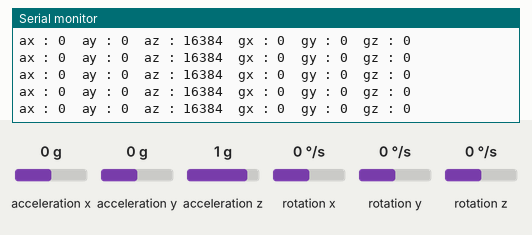
Recording of a sketch running on a simulated Arduino Uno, built with avr-gcc and run on an emulated ATmega328P. Shown: the last lines printed to the serial monitor. The inputs (shaded band) are chosen by the test bench; at power-on: acceleration x 0 g, acceleration y 0 g, acceleration z 1 g, rotation x 0 °/s, rotation y 0 °/s, rotation z 0 °/s.

Above: at 1.2 s.
1.3 s: acceleration x set to 0.8 g
At 2.1 s:
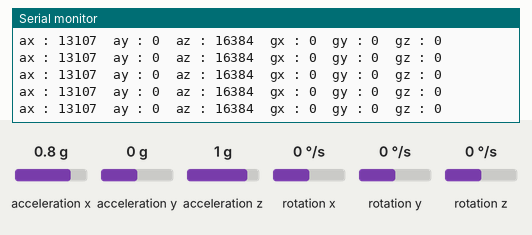
4.3 s: acceleration y set to -1.4 g
At 5.4 s:
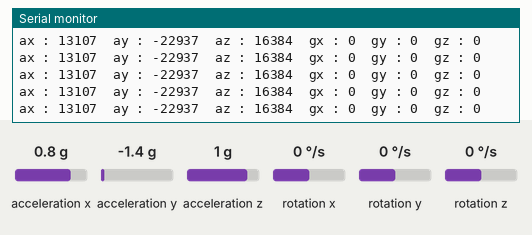
7.3 s: acceleration z set to -1.4 g
At 8.4 s:
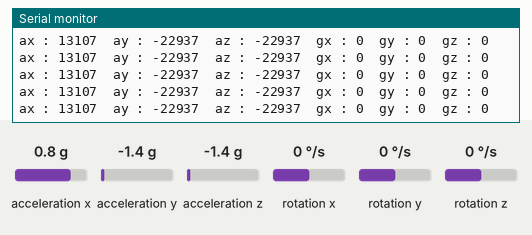
10.3 s: rotation x set to -192 °/s
At 10.9 s:
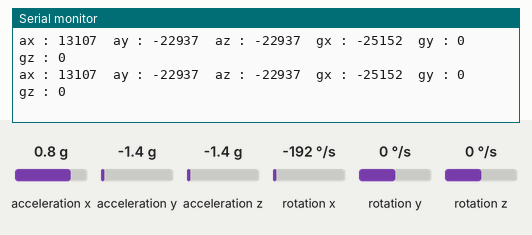
11.8 s: rotation y set to 100 °/s
At 12.5 s:
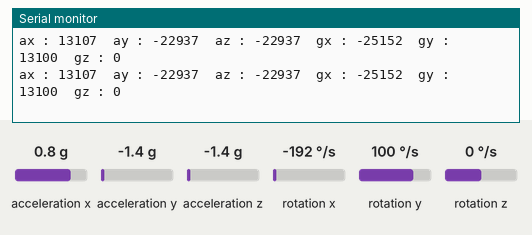
14.8 s: rotation z set to -192 °/s
At 15.6 s:
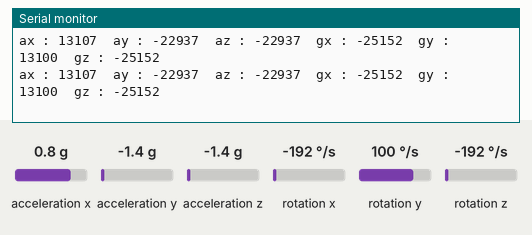

Measured:
- after the input at 1.3 s, the serial monitor: prints a new line at once (image 1)
- after the input at 4.3 s, the serial monitor: prints a new line at once (image 2)
- after the input at 7.3 s, the serial monitor: prints a new line at once (image 3)
- after the input at 10.3 s, the serial monitor: prints a new line at once (image 4)
- after the input at 11.8 s, the serial monitor: prints a new line at once (image 5)
- after the input at 14.8 s, the serial monitor: prints a new line at once (image 6)

The sketch:

mpu6050_raw_j.ino
```cpp
// I2Cdev and MPU6050 must be installed as libraries, or else the .cpp/.h files
// for both classes must be in the include path of your project
#include "I2Cdev.h"
#include "MPU6050.h"

// Arduino Wire library is required if I2Cdev I2CDEV_ARDUINO_WIRE implementation
// is used in I2Cdev.h
#if I2CDEV_IMPLEMENTATION == I2CDEV_ARDUINO_WIRE
    #include "Wire.h"
#endif

// class default I2C address is 0x68
// specific I2C addresses may be passed as a parameter here
// AD0 low = 0x68 (default for InvenSense evaluation board)
// AD0 high = 0x69
MPU6050 accelgyro;
//MPU6050 accelgyro(0x69); // <-- use for AD0 high

int16_t ax, ay, az;
int16_t gx, gy, gz;

// uncomment "OUTPUT_READABLE_ACCELGYRO" if you want to see a tab-separated
// list of the accel X/Y/Z and then gyro X/Y/Z values in decimal. Easy to read,
// not so easy to parse, and slow(er) over UART.
#define OUTPUT_READABLE_ACCELGYRO

// uncomment "OUTPUT_BINARY_ACCELGYRO" to send all 6 axes of data as 16-bit
// binary, one right after the other. This is very fast (as fast as possible
// without compression or data loss), and easy to parse, but impossible to read
// for a human.
//#define OUTPUT_BINARY_ACCELGYRO

void setup() {
    // join I2C bus (I2Cdev library doesn't do this automatically)
    #if I2CDEV_IMPLEMENTATION == I2CDEV_ARDUINO_WIRE
        Wire.begin();
    #elif I2CDEV_IMPLEMENTATION == I2CDEV_BUILTIN_FASTWIRE
        Fastwire::setup(400, true);
    #endif

    // initialize serial communication
    // (38400 chosen because it works as well at 8MHz as it does at 16MHz, but
    // it's really up to you depending on your project)
    Serial.begin(38400);

    // initialize device
    Serial.println("Initializing I2C devices...");
    accelgyro.initialize();

    // verify connection
    Serial.println("Testing device connections...");
    while(!accelgyro.testConnection()) ;
    Serial.println("MPU6050 connection successful");

    // use the code below to change accel/gyro offset values
    /*
    Serial.println("Updating internal sensor offsets...");
    // -76    -2359   1688    0   0   0
    Serial.print(accelgyro.getXAccelOffset()); Serial.print("\t"); // -76
    Serial.print(accelgyro.getYAccelOffset()); Serial.print("\t"); // -2359
    Serial.print(accelgyro.getZAccelOffset()); Serial.print("\t"); // 1688
    Serial.print(accelgyro.getXGyroOffset()); Serial.print("\t"); // 0
    Serial.print(accelgyro.getYGyroOffset()); Serial.print("\t"); // 0
    Serial.print(accelgyro.getZGyroOffset()); Serial.print("\t"); // 0
    Serial.print("\n");
    accelgyro.setXGyroOffset(220);
    accelgyro.setYGyroOffset(76);
    accelgyro.setZGyroOffset(-85);
    Serial.print(accelgyro.getXAccelOffset()); Serial.print("\t"); // -76
    Serial.print(accelgyro.getYAccelOffset()); Serial.print("\t"); // -2359
    Serial.print(accelgyro.getZAccelOffset()); Serial.print("\t"); // 1688
    Serial.print(accelgyro.getXGyroOffset()); Serial.print("\t"); // 0
    Serial.print(accelgyro.getYGyroOffset()); Serial.print("\t"); // 0
    Serial.print(accelgyro.getZGyroOffset()); Serial.print("\t"); // 0
    Serial.print("\n");
    */

    accelgyro.setFullScaleAccelRange(MPU6050_ACCEL_FS_2);
    accelgyro.setFullScaleGyroRange(MPU6050_GYRO_FS_250);
    accelgyro.setDLPFMode(MPU6050_DLPF_BW_5);
    Serial.print("setup LowPassFilter value : "); Serial.println(MPU6050_DLPF_BW_5);
}

void loop() {
    // read raw accel/gyro measurements from device
    accelgyro.getMotion6(&ax, &ay, &az, &gx, &gy, &gz);
    // these methods (and a few others) are also available
    //accelgyro.getMotion6(&ax, &ay, &az, &gx, &gy, &gz);
    //accelgyro.getAcceleration(&ax, &ay, &az);
    //accelgyro.getRotation(&gx, &gy, &gz);

    #ifdef OUTPUT_READABLE_ACCELGYRO
        // display tab-separated accel/gyro x/y/z values
        Serial.print("ax : "); Serial.print(ax); Serial.print("\t");
        Serial.print("ay : "); Serial.print(ay); Serial.print("\t");
        Serial.print("az : "); Serial.print(az); Serial.print("\t");
        Serial.print("gx : "); Serial.print(gx); Serial.print("\t");
        Serial.print("gy : "); Serial.print(gy); Serial.print("\t");
        Serial.print("gz : "); Serial.println(gz);
    #endif

    #ifdef OUTPUT_BINARY_ACCELGYRO
        Serial.write((uint8_t)(ax >> 8)); Serial.write((uint8_t)(ax & 0xFF));
        Serial.write((uint8_t)(ay >> 8)); Serial.write((uint8_t)(ay & 0xFF));
        Serial.write((uint8_t)(az >> 8)); Serial.write((uint8_t)(az & 0xFF));
        Serial.write((uint8_t)(gx >> 8)); Serial.write((uint8_t)(gx & 0xFF));
        Serial.write((uint8_t)(gy >> 8)); Serial.write((uint8_t)(gy & 0xFF));
        Serial.write((uint8_t)(gz >> 8)); Serial.write((uint8_t)(gz & 0xFF));
    #endif

    delay(20);
}
```
